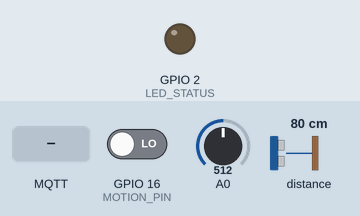
Bench run of a sketch on a simulated ESP8266 (NodeMCU). Parts: output pins drawn as LEDs (lit = HIGH). The test bench sets the inputs (shaded band); at power-on: A0 = 512, GPIO 16 (MOTION_PIN) LOW, distance to the obstacle 80 cm. WiFi joins after 1.5 s; servers stay silent unless stated; random numbers use the default seed unless the sketch sets one; no MQTT or app messages arrive unless stated; what the sketch prints to the serial monitor is not drawn.

Above: at 1.6 s.
At 2.7 s:
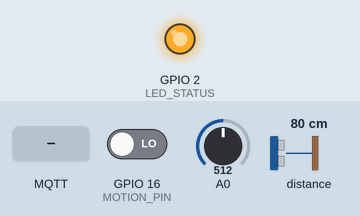
2.8 s: A0 set to 497
4.7 s: MQTT message "1" arrives on the first subscribed topic
6.2 s: MQTT message "on" arrives on the first subscribed topic
7.7 s: GPIO 16 (MOTION_PIN) driven HIGH
9.3 s: MQTT message "off" arrives on the first subscribed topic
10.9 s: GPIO 16 (MOTION_PIN) driven LOW
Timing chart, 0 to 13.5 s (numbered marks = the images above; inputs shaded):
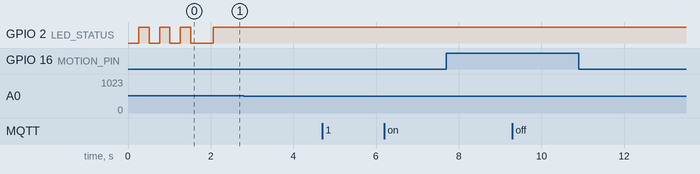

The sketch:

ITS-Project-Sensor.ino
```cpp
/*
 LismahoLED Sensor.
 This program uses sensors-values to detect motion, brightness and distance
 The values are sent to the central Hub
 */

#include <ESP8266WiFi.h>
#include <PubSubClient.h>
#include "Adafruit_VL53L0X.h"

const char* ssid = "SmartHub";
const char* password = "Lismaholed";
const char* mqtt_server = "192.168.0.10";

String SENSOR_NR = "1";
String MQTT_TOPIC = "/sensor/motion/"+SENSOR_NR;
String MQTT_TOPIC_CONTROL = "/control/sensor/motion";

WiFiClient espClient;
PubSubClient client(espClient);
Adafruit_VL53L0X lox = Adafruit_VL53L0X();

#define LED_STATUS  2  // D4
#define MOTION_PIN  16 // D0

bool state = LOW;
bool stateLowSent = false;
bool stateHighSent = false;

int maxBrightness = 512; // max 1023
int currentDistance = 0;
int lastDistance = 0;
bool distanceEnabled = true;

bool sensorEnabled = true;

// Main setup function
void setup() {
  Serial.begin(115200);
  pinMode(MOTION_PIN, INPUT);
  pinMode(LED_STATUS, OUTPUT);
  setup_wifi();
  client.setServer(mqtt_server, 1883);
  client.setCallback(callback);

  if (!lox.begin()) {
    Serial.println(F("Failed to boot VL53L0X"));
    while(1);
  }
}

// Main loop function
void loop() {
  if (!client.connected()) {
    reconnect();
  }
  client.loop();

  if(sensorEnabled) {
    if(isDarkEnough()) {
      detectedMotion();
      String tmpTopic = MQTT_TOPIC_CONTROL+"/detected";

      if(state == HIGH && !stateHighSent) {
        client.publish(tmpTopic.c_str(), "1");
        stateHighSent = true;
        stateLowSent = false;
      } else if (state == LOW && !stateLowSent) {
        client.publish(tmpTopic.c_str(), "0");
        stateLowSent = true;
        stateHighSent = false;
      }
    }

    if(distanceEnabled) {
      measureDistance();
      if(abs(currentDistance - lastDistance) > 25) {
        lastDistance = currentDistance;
        String tmpTopic = MQTT_TOPIC_CONTROL+"/distance";
        String distanceString = (String) currentDistance;
        Serial.println(distanceString);
        client.publish(tmpTopic.c_str(), distanceString.c_str());
      }
    }
  }

  delay(100);
}

// Setup / connect to Wifi
void setup_wifi() {
  delay(10);
  // We start by connecting to a WiFi network
  Serial.println();
  Serial.print("Connecting to ");
  Serial.println(ssid);

  WiFi.begin(ssid, password);
  while (WiFi.status() != WL_CONNECTED) {
    digitalWrite(LED_STATUS, LOW);
    delay(250);
    digitalWrite(LED_STATUS, HIGH);
    delay(250);
    Serial.print(".");
  }

  randomSeed(micros());

  Serial.println("");
  Serial.println("WiFi connected");
  Serial.print("IP address: ");
  Serial.println(WiFi.localIP());
}

// (Re-)Connect to MQTT-Broker and subscribe to sensor topic
void reconnect() {
  // Loop until we're reconnected
  while (!client.connected()) {
    digitalWrite(LED_STATUS, LOW);
    delay(500);
    Serial.print("Attempting MQTT connection...");
    // Create a random client ID
    String clientId = "ESP8266Client-";
    clientId += String(random(0xffff), HEX);
    // Attempt to connect
    if (client.connect(clientId.c_str())) {
      Serial.println("connected");
      digitalWrite(LED_STATUS, HIGH);

      String subTopic = MQTT_TOPIC+"/#";
      sendStatus();
      client.subscribe(subTopic.c_str());
    } else {
      Serial.print("failed, rc=");
      Serial.print(client.state());
      Serial.println(" try again in 5 seconds");
      // Wait 5 seconds before retrying
      delay(5000);
    }
  }
}

// publish current status via MQTT
void sendStatus() {
  Serial.println("## Sending status");

  String tmpTopic = "/status"+MQTT_TOPIC+"/maxbrightness";
  String maxBrightString = (String)maxBrightness;
  client.publish(tmpTopic.c_str(), maxBrightString.c_str());
}

// Callback method when messages for subscribed topic are comming in.
void callback(char* topic_char, byte* payload, unsigned int length) {
  //get rid of leftovers in the payload-buffer
  payload[length] = '\0';
  String value = (char*)payload;
  String topic = (String) topic_char;

  Serial.print("Message arrived [");
  Serial.print(topic);
  Serial.print("] ");
  for (int i = 0; i < length; i++) {
    Serial.print((char)payload[i]);
  }
  Serial.println();

  if(topic.equals(MQTT_TOPIC+"/enable")) {
    setEnable(value);
  } else if(topic.equals(MQTT_TOPIC+"/maxbrightness")) {
    setMaxBrightness(value);
  } else {
    Serial.println("## Unbehandeltes Topic: " + value);
  }
}

// 0/1 for enabling/disabling the sensor unit
void setEnable(String value) {
    if(value.equals("1")) {
      Serial.println("### Enabling Sensor...");
      sensorEnabled = true;
    } else {
      Serial.println("### Disabling Sensor...");
      sensorEnabled = false;
    }
}

// Set the max brightness (0-1024)
void setMaxBrightness(String value) {
  maxBrightness = value.toInt();
}

// Use maxBrightness to determine if it is too bright for the motion sensor
bool isDarkEnough() {
  int sensorValue = analogRead(A0);   // read the input on analog pin 0
  Serial.print((String)sensorValue + " | Dark enough: ");   // print out the value you read
  Serial.println(sensorValue < maxBrightness?"TRUE":"FALSE");
  if(sensorValue < maxBrightness) {
    return true;
  } else {
    return false;
  }
}

// Detect motion
bool detectedMotion() {
  int val = digitalRead(MOTION_PIN);   // read sensor value
  if (val == HIGH) {           // check if the sensor is HIGH
    if (state == LOW) {
      Serial.println("Motion detected!");
      state = HIGH;       // update variable state to HIGH
      return true;
    }
  } else {
      if (state == HIGH){
        Serial.println("Motion stopped!");
        state = LOW;       // update variable state to LOW
        return false;
    }
  }
}

// Use VL53L0X to determine distance
void measureDistance() {
  VL53L0X_RangingMeasurementData_t measure;
  lox.rangingTest(&measure, false); // pass in 'true' to get debug data printout!
  if (measure.RangeStatus != 4) { // phase failures have incorrect data
    currentDistance = measure.RangeMilliMeter;
  }
}
```

Measured:
- after the input at 2.8 s, every drawn part: stays the same
- after the input at 4.7 s, every drawn part: stays the same
- after the input at 6.2 s, every drawn part: stays the same
- after the input at 7.7 s, every drawn part: stays the same
- after the input at 9.3 s, every drawn part: stays the same
- after the input at 10.9 s, every drawn part: stays the same
